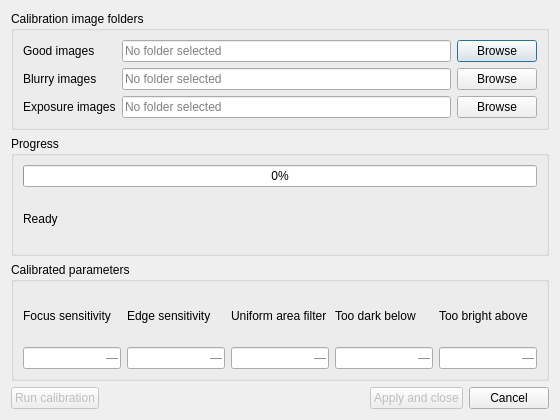
<?xml version="1.0" encoding="UTF-8"?>
<ui version="4.0">
 <class>TriageCalibrateDlg</class>
 <widget class="QDialog" name="TriageCalibrateDlg">
  <property name="geometry">
   <rect>
    <x>0</x>
    <y>0</y>
    <width>560</width>
    <height>420</height>
   </rect>
  </property>
  <property name="windowTitle">
   <string>Calibrate Triage Parameters</string>
  </property>
  <layout class="QVBoxLayout" name="verticalLayoutMain">

   <!-- Folder selection group -->
   <item>
    <widget class="QGroupBox" name="groupBox_Folders">
     <property name="title"><string>Calibration image folders</string></property>
     <layout class="QGridLayout" name="gridLayoutFolders">

      <!-- Good -->
      <item row="0" column="0">
       <widget class="QLabel" name="labelGood">
        <property name="text"><string>Good images</string></property>
        <property name="toolTip"><string>Folder containing sharp, well-exposed images that should pass triage.</string></property>
       </widget>
      </item>
      <item row="0" column="1">
       <widget class="QLineEdit" name="lineEdit_GoodFolder">
        <property name="placeholderText"><string>No folder selected</string></property>
        <property name="readOnly"><bool>true</bool></property>
        <property name="toolTip"><string>Folder containing sharp, well-exposed images that should pass triage.</string></property>
       </widget>
      </item>
      <item row="0" column="2">
       <widget class="QPushButton" name="pushButton_BrowseGood">
        <property name="text"><string>Browse</string></property>
        <property name="toolTip"><string>Select the folder containing your known-good images.</string></property>
       </widget>
      </item>

      <!-- Blurry -->
      <item row="1" column="0">
       <widget class="QLabel" name="labelBlurry">
        <property name="text"><string>Blurry images</string></property>
        <property name="toolTip"><string>Folder containing blurry images (focus blur or camera vibration) that should be flagged by triage.</string></property>
       </widget>
      </item>
      <item row="1" column="1">
       <widget class="QLineEdit" name="lineEdit_BlurryFolder">
        <property name="placeholderText"><string>No folder selected</string></property>
        <property name="readOnly"><bool>true</bool></property>
        <property name="toolTip"><string>Folder containing blurry images that should be flagged by triage.</string></property>
       </widget>
      </item>
      <item row="1" column="2">
       <widget class="QPushButton" name="pushButton_BrowseBlurry">
        <property name="text"><string>Browse</string></property>
        <property name="toolTip"><string>Select the folder containing your known-blurry images.</string></property>
       </widget>
      </item>

      <!-- Exposure -->
      <item row="2" column="0">
       <widget class="QLabel" name="labelExposure">
        <property name="text"><string>Exposure images</string></property>
        <property name="toolTip"><string>Folder containing images that are too dark or too bright and should be flagged by triage.</string></property>
       </widget>
      </item>
      <item row="2" column="1">
       <widget class="QLineEdit" name="lineEdit_ExposureFolder">
        <property name="placeholderText"><string>No folder selected</string></property>
        <property name="readOnly"><bool>true</bool></property>
        <property name="toolTip"><string>Folder containing images that are too dark or too bright.</string></property>
       </widget>
      </item>
      <item row="2" column="2">
       <widget class="QPushButton" name="pushButton_BrowseExposure">
        <property name="text"><string>Browse</string></property>
        <property name="toolTip"><string>Select the folder containing your known exposure-problem images.</string></property>
       </widget>
      </item>

     </layout>
    </widget>
   </item>

   <!-- Progress -->
   <item>
    <widget class="QGroupBox" name="groupBox_Progress">
     <property name="title"><string>Progress</string></property>
     <layout class="QVBoxLayout" name="vLayoutProgress">
      <item>
       <widget class="QProgressBar" name="progressBar">
        <property name="value"><number>0</number></property>
        <property name="toolTip"><string>Calibration progress.</string></property>
       </widget>
      </item>
      <item>
       <widget class="QLabel" name="labelStatus">
        <property name="text"><string>Ready</string></property>
        <property name="alignment"><set>Qt::AlignLeft|Qt::AlignVCenter</set></property>
       </widget>
      </item>
     </layout>
    </widget>
   </item>

   <!-- Results -->
   <item>
    <widget class="QGroupBox" name="groupBox_Results">
     <property name="title"><string>Calibrated parameters</string></property>
     <layout class="QGridLayout" name="gridLayoutResults" columnstretch="1,1,1,1,1">

      <item row="0" column="0"><widget class="QLabel" name="labelResFftThr"><property name="text"><string>Focus sensitivity</string></property></widget></item>
      <item row="0" column="1"><widget class="QLabel" name="labelResLapThr"><property name="text"><string>Edge sensitivity</string></property></widget></item>
      <item row="0" column="2"><widget class="QLabel" name="labelResRadius"><property name="text"><string>Uniform area filter</string></property></widget></item>
      <item row="0" column="3"><widget class="QLabel" name="labelResBMin"><property name="text"><string>Too dark below</string></property></widget></item>
      <item row="0" column="4"><widget class="QLabel" name="labelResBMax"><property name="text"><string>Too bright above</string></property></widget></item>

      <item row="1" column="0">
       <widget class="QLineEdit" name="lineEdit_ResultFftThreshold">
        <property name="readOnly"><bool>true</bool></property>
        <property name="placeholderText"><string>—</string></property>
        <property name="alignment"><set>Qt::AlignRight|Qt::AlignVCenter</set></property>
       </widget>
      </item>
      <item row="1" column="1">
       <widget class="QLineEdit" name="lineEdit_ResultLaplacianThreshold">
        <property name="readOnly"><bool>true</bool></property>
        <property name="placeholderText"><string>—</string></property>
        <property name="alignment"><set>Qt::AlignRight|Qt::AlignVCenter</set></property>
       </widget>
      </item>
      <item row="1" column="2">
       <widget class="QLineEdit" name="lineEdit_ResultFftRadius">
        <property name="readOnly"><bool>true</bool></property>
        <property name="placeholderText"><string>—</string></property>
        <property name="alignment"><set>Qt::AlignRight|Qt::AlignVCenter</set></property>
       </widget>
      </item>
      <item row="1" column="3">
       <widget class="QLineEdit" name="lineEdit_ResultBrightnessMin">
        <property name="readOnly"><bool>true</bool></property>
        <property name="placeholderText"><string>—</string></property>
        <property name="alignment"><set>Qt::AlignRight|Qt::AlignVCenter</set></property>
       </widget>
      </item>
      <item row="1" column="4">
       <widget class="QLineEdit" name="lineEdit_ResultBrightnessMax">
        <property name="readOnly"><bool>true</bool></property>
        <property name="placeholderText"><string>—</string></property>
        <property name="alignment"><set>Qt::AlignRight|Qt::AlignVCenter</set></property>
       </widget>
      </item>

     </layout>
    </widget>
   </item>

   <!-- Buttons -->
   <item>
    <layout class="QHBoxLayout" name="hLayoutButtons">
     <item>
      <widget class="QPushButton" name="pushButton_RunCalibration">
       <property name="text"><string>Run calibration</string></property>
       <property name="enabled"><bool>false</bool></property>
       <property name="toolTip"><string>Run the calibration. Requires at least the Good and one other folder to be selected.</string></property>
      </widget>
     </item>
     <item>
      <spacer name="spacerButtons">
       <property name="orientation"><enum>Qt::Horizontal</enum></property>
       <property name="sizeHint" stdset="0"><size><width>40</width><height>20</height></size></property>
      </spacer>
     </item>
     <item>
      <widget class="QPushButton" name="pushButton_ApplyAndClose">
       <property name="text"><string>Apply and close</string></property>
       <property name="enabled"><bool>false</bool></property>
       <property name="toolTip"><string>Apply the calibrated parameters to the triage options and close this dialog.</string></property>
      </widget>
     </item>
     <item>
      <widget class="QPushButton" name="pushButton_Cancel">
       <property name="text"><string>Cancel</string></property>
      </widget>
     </item>
    </layout>
   </item>

  </layout>
 </widget>
 <resources/>
 <connections/>
</ui>
